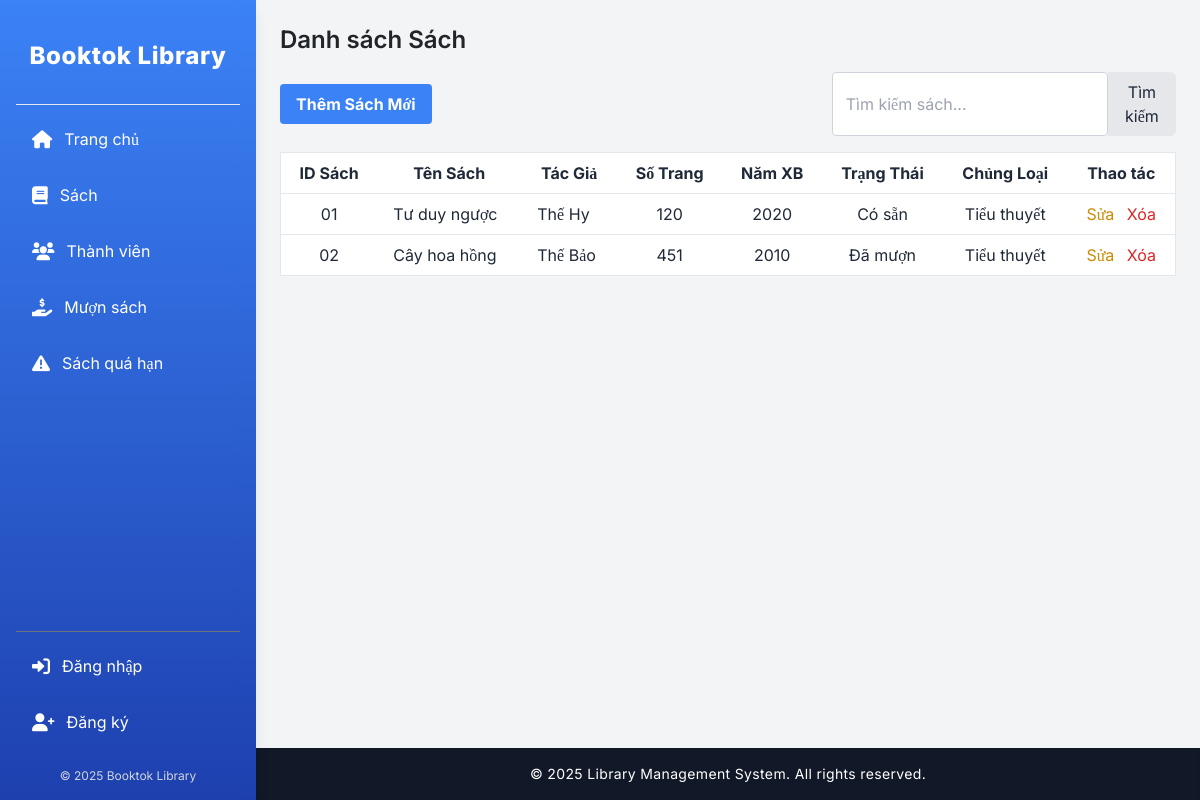
/library/books/, run on an earlier commit of the app's database.
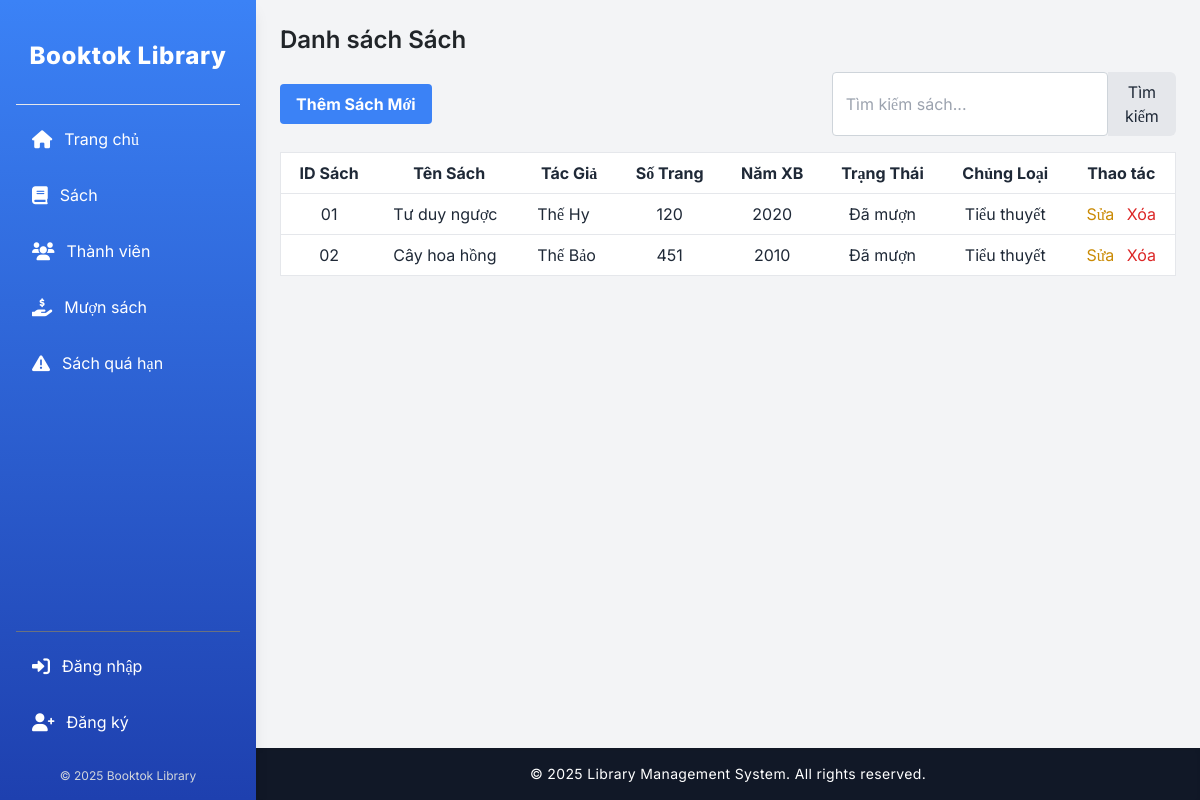
And on a later commit of the database.
### src/library/models.py (models this page shows, shortened)
class Book(models.Model):
    STATUS_CHOICES = [
        (0, 'Có sẵn'),
        (1, 'Đã mượn'),
        (2, 'Trạng thái khác'),
    ]
    CATEGORY_CHOICES = [
        ('TIEU_THUYET', 'Tiểu thuyết'),
        ('GIAO_KHOA', 'Giáo khoa'),
        ('KHOA_HOC', 'Khoa học'),
    ]
    book_id = models.CharField(max_length=20, unique=True, verbose_name="ID Sách") # ID của quyển sách, phải là duy nhất
    title = models.CharField(max_length=255, verbose_name="Tên Sách") # Tên sách
    author = models.CharField(max_length=255, verbose_name="Tác Giả") # Tác giả
    pages = models.IntegerField(verbose_name="Số Trang") # Số trang
    publication_year = models.IntegerField(verbose_name="Năm Xuất Bản") # Năm xuất bản
    status = models.IntegerField(choices=STATUS_CHOICES, default=0, verbose_name="Trạng Thái Sách") # Trạng thái sách
    category = models.CharField(max_length=50, choices=CATEGORY_CHOICES, verbose_name="Chủng Loại Sách") # Chủng loại sách
    class Meta:
        verbose_name = "Sách"
        verbose_name_plural = "Sách"

### src/library/views.py (the view)
# urls.py: path('books/', views.book_list, name='book_list'), # Danh sách sách
def book_list(request):
    books = Book.objects.all() # Lấy tất cả sách từ cơ sở dữ liệu
    return render(request, 'library/book_list.html', {'books': books})

### src/templates/library/book_list.html (shortened to what this page needs)
{% extends "library/base.html" %}
{% block content %}
<h2 class="text-2xl font-semibold mb-4">Danh sách Sách</h2>
<div class="flex justify-between items-center mb-4">
    <a href="{% url 'book_create' %}" class="bg-blue-500 hover:bg-blue-700 text-white font-bold py-2 px-4 rounded">Thêm Sách Mới</a>
    <form action="{% url 'book_search' %}" method="get" class="flex">
        <input type="text" name="q" placeholder="Tìm kiếm sách..." class="border p-2 rounded-l-md" value="{{ query }}">
        <button type="submit" class="bg-gray-200 hover:bg-gray-300 p-2 rounded-r-md">Tìm kiếm</button>
    </form>
</div>
<div class="overflow-x-auto">
    <table class="min-w-full bg-white border border-gray-200">
        <thead>
            <tr>
                <th class="py-2 px-4 border-b">ID Sách</th>
                <th class="py-2 px-4 border-b">Tên Sách</th>
                <th class="py-2 px-4 border-b">Tác Giả</th>
                <th class="py-2 px-4 border-b">Số Trang</th>
                <th class="py-2 px-4 border-b">Năm XB</th>
                <th class="py-2 px-4 border-b">Trạng Thái</th>
                <th class="py-2 px-4 border-b">Chủng Loại</th>
                <th class="py-2 px-4 border-b">Thao tác</th>
            </tr>
        </thead>
        <tbody>
            {% for book in books %}
            <tr>
                <td class="py-2 px-4 border-b text-center">{{ book.book_id }}</td>
                <td class="py-2 px-4 border-b">{{ book.title }}</td>
                <td class="py-2 px-4 border-b">{{ book.author }}</td>
                <td class="py-2 px-4 border-b text-center">{{ book.pages }}</td>
                <td class="py-2 px-4 border-b text-center">{{ book.publication_year }}</td>
                <td class="py-2 px-4 border-b text-center">
                    {% if book.status == 0 %}Có sẵn{% elif book.status == 1 %}Đã mượn{% else %}Khác{% endif %}
                </td>
                <td class="py-2 px-4 border-b text-center">{{ book.get_category_display }}</td>
                <td class="py-2 px-4 border-b text-center">
                    <a href="{% url 'book_update' book.pk %}" class="text-yellow-600 hover:text-yellow-800 mr-2">Sửa</a>
                    <a href="{% url 'book_delete' book.pk %}" class="text-red-600 hover:text-red-800">Xóa</a>
                </td>
            </tr>
            {% empty %}
            <tr>
                <td colspan="8" class="py-4 text-center text-gray-500">Không có sách nào.</td>
            </tr>
            {% endfor %}
        </tbody>
    </table>
</div>
{% endblock %}

What changed in the data, as far as the page shows it:
changed Book "Tư duy ngược": status "Có sẵn" → "Đã mượn"
